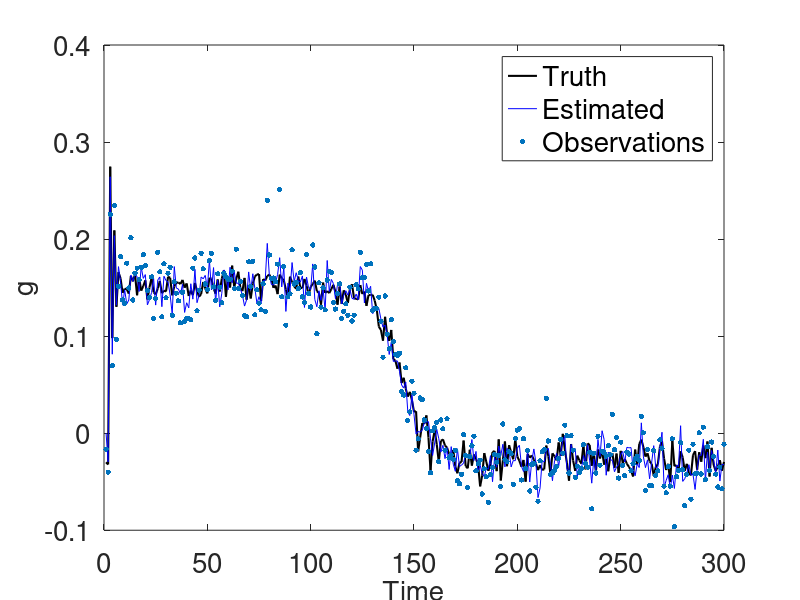
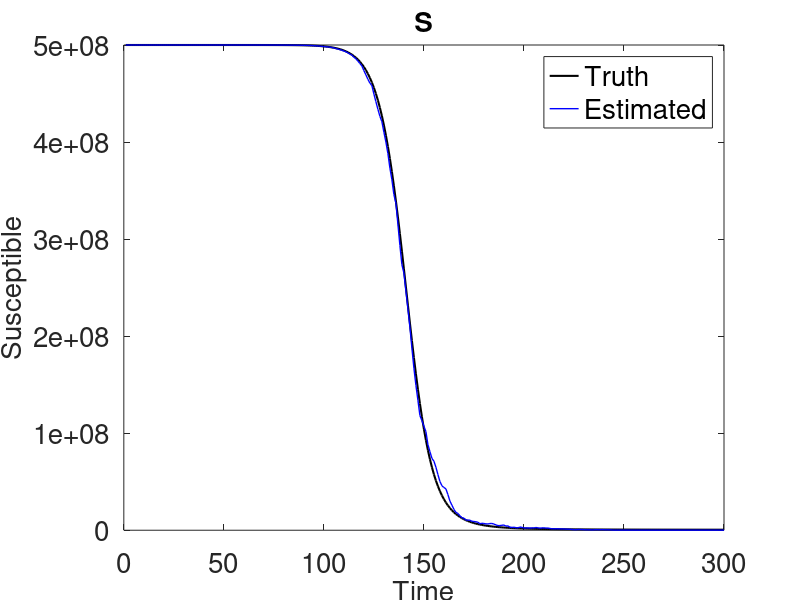
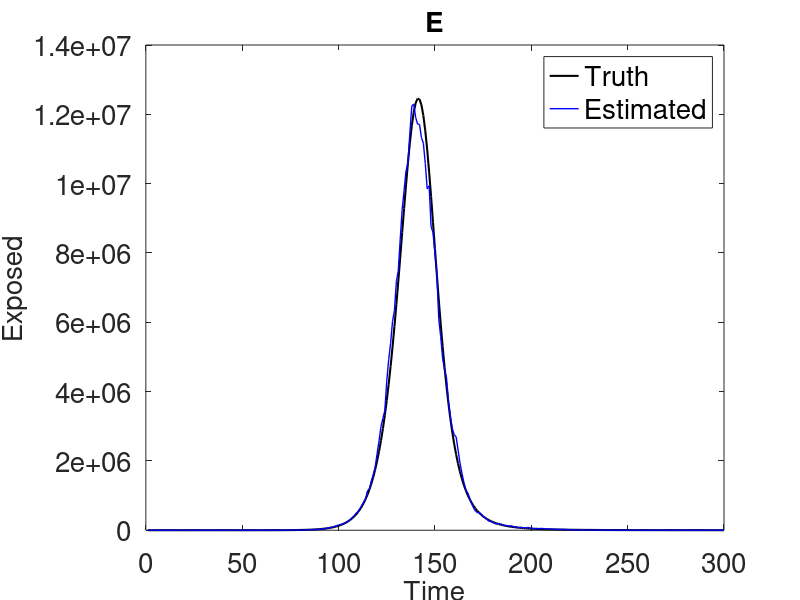
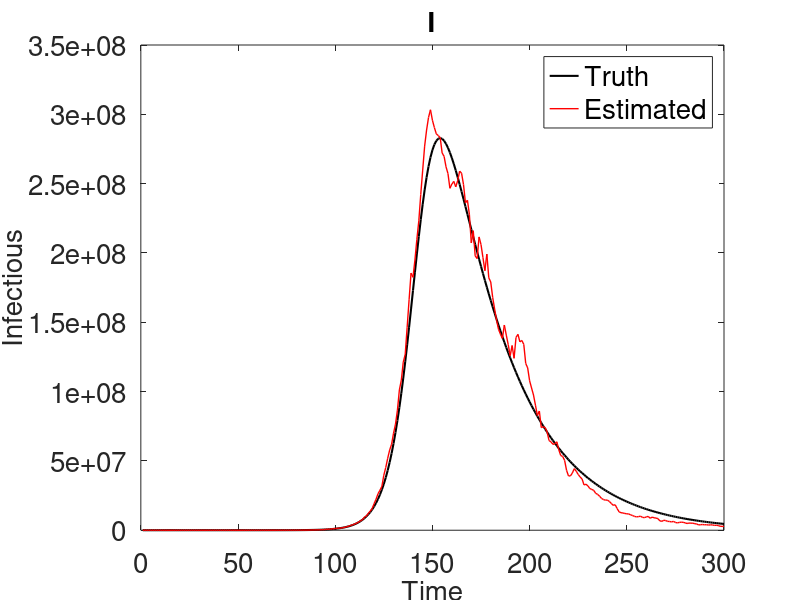

Source code (MATLAB) for these figures, in order:
clear all
close all
clc

%------------------------------
%           GENERATE DATA
%------------------------------


% Settings
T = 300;     % Time series length

% Transition functions
fs = @(S, I, N, b) S - b*S.*I./N;
fe = @(S, E, I, N, a, b) (1-a)*E + b*S.*I./N;
fi = @(E, I, a, ga) (1 - ga)*I + a*E;
fr = @(I, R, ga) R + ga*I;
f = @(I, E, a, ga) -ga + a*(E./I); 


% True constants
beta = 0.2;
alpha = 1.5;
gamma = 0.03;
var_g = 0.01;
var_y = 0.02;

% Initial conditions
R(1) = 0;
I(1) = 1;
E(1) = 0;
N0 = 5e8;
S(1) = N0 - I(1);
g(1) = f(I(1), E(1), alpha, gamma);
y(1) = normrnd(g(1), var_y);


% Generate data
for t = 2:T
    % Deterministic
    S(t) = fs(S(t-1), I(t-1), N0, beta);
    E(t) = fe(S(t-1), E(t-1), I(t-1), N0, alpha, beta);
    I(t) = fi(E(t-1), I(t-1), alpha, gamma);
    R(t) = fr(I(t-1), R(t-1), gamma);


    % Stochastic
    g(t) = f(I(t-1), E(t-1), alpha, gamma) + normrnd(0, var_g);
    y(t) = g(t) + normrnd(0, var_y);

end



%----------------------------------------
%           PARTICLE FILTER  
%----------------------------------------


% Number of particles
M = 100;

% Initialize
lambda = 1;
Ix = poissrnd(lambda, 1, M);
Ix(Ix==0) = 1;
Sx = N0 - Ix;
S_est = mean(Sx);
Ex = zeros(1,M);
Rx = zeros(1,M);

% True constants
beta_x = beta;
alpha_x = alpha;
gamma_x = gamma;
var_gx = var_g;
var_yx = var_y;



% TIME
for t = 2:T

%     beta_x = abs(normrnd(beta, 0.02));
%     gamma_x = abs(normrnd(gamma, 0.02));
%     alpha_x = abs(normrnd(1, 0.2));
%     var_gx = var_g;


    % PROPOSE PARTICLES
    mean_g(t, :) = f(Ix(t-1, :), Ex(t-1, :), alpha_x, gamma_x);
    x_p = mvnrnd(mean_g(t,:), var_gx*eye(M));


    % Deterministic Update
    Sx(t,:) = fs(Sx(t-1,:), Ix(t-1,:), N0, beta_x);
    Ex(t,:) = fe(Sx(t-1,:), Ex(t-1,:), Ix(t-1,:), N0, alpha_x, beta_x);   
    Rx(t,:) = fr(Ix(t-1,:), Rx(t-1,:), gamma_x);
    Ix(t,:) = (1 + x_p).*Ix(t-1,:);

    % COMPUTE WEIGHTS
    log_w = -0.5*log(2*pi*var_y) - 0.5*((y(t) - x_p).^2)/var_y;

    % NORMALIZE
    w = exp(log_w - max(log_w));
    w = w./sum(w);

    % RESAMPLE
    idx = datasample(1:M, M, 'Weights', w);

    % Propagate new samples
    x_p = x_p(idx);
    Sx(t,:) = Sx(t, idx);
    Ix(t,:) = Ix(t, idx);
    Rx(t,:) = Rx(t, idx);
    Ex(t,:) = Ex(t, idx);


    % Obtain estimates
    x_est(t) = mean(x_p);
    S_est(t) = round(mean(Sx(t,:),2));
    I_est(t) = round(mean(Ix(t,:),2));
    R_est(t) = round(mean(Rx(t,:),2));
    E_est(t) = round(mean(Ex(t,:),2));
end



%------------------------------
%           PLOTS
%------------------------------

lwd = 1.5;
lw = 1;
fsz = 20;
figure(1)
plot(1:T,g, 'k', 'linewidth', lwd)
hold on
plot(1:T, x_est, 'b')
hold on
scatter(1:T,y, 15, 'filled')
set(gca, 'FontSize', fsz)
ylabel('g', 'FontSize', fsz)
xlabel('Time', 'FontSize', fsz)
legend('Truth', 'Estimated', 'Observations', 'FontSize', fsz)

figure(2)
plot(1:T,S,  'k', 'linewidth', lwd)
hold on
plot(1:T, S_est,  'b', 'Linewidth', lw)
set(gca, 'FontSize', fsz)
ylabel('Susceptible', 'FontSize', fsz)
xlabel('Time', 'FontSize', fsz)
legend('Truth', 'Estimated', 'FontSize', fsz)
title('S', 'FontSize', fsz)


figure(3)
plot(1:T, E,  'k', 'linewidth', lwd)
hold on
plot(1:T, E_est,  'b', 'Linewidth', lw)
set(gca, 'FontSize', fsz)
ylabel('Exposed', 'FontSize', fsz)
xlabel('Time', 'FontSize', fsz)
legend('Truth', 'Estimated', 'FontSize', fsz)
title('E', 'FontSize', fsz)

figure(4)
plot(1:T, I,  'k', 'linewidth', lwd)
hold on
plot(1:T, I_est,  'r', 'Linewidth', lw)
set(gca, 'FontSize', fsz)
ylabel('Infectious', 'FontSize', fsz)
xlabel('Time', 'FontSize', fsz)
legend('Truth', 'Estimated', 'FontSize', fsz)
title('I', 'FontSize', fsz)

figure(5)
plot(1:T, R,  'k', 'linewidth', lwd)
hold on
plot(1:T, R_est,  'b', 'Linewidth', lw)
set(gca, 'FontSize', fsz)
ylabel('Recovery', 'FontSize', fsz)
xlabel('Time', 'FontSize', fsz)
legend('Truth', 'Estimated', 'FontSize', fsz)
title('R', 'FontSize', fsz)


% figure(6)
% plot(1:T,S,'linewidth', lwd)
% hold on
% plot(E,'linewidth', lwd)
% hold on
% plot(I,'linewidth', lwd)
% hold on
% plot(R,'linewidth', lwd)
% hold on
% plot(1:T,S_est,'LineStyle', "--",'linewidth', lwd)
% hold on
% plot(E_est,'LineStyle', "--",'linewidth', lwd)
% hold on
% plot(I_est,'LineStyle', "--",'linewidth', lwd)
% hold on
% plot(R_est,'LineStyle', "--",'linewidth', lwd)
% legend('S', 'E', 'I', 'R')

sum( abs(I - I_est))